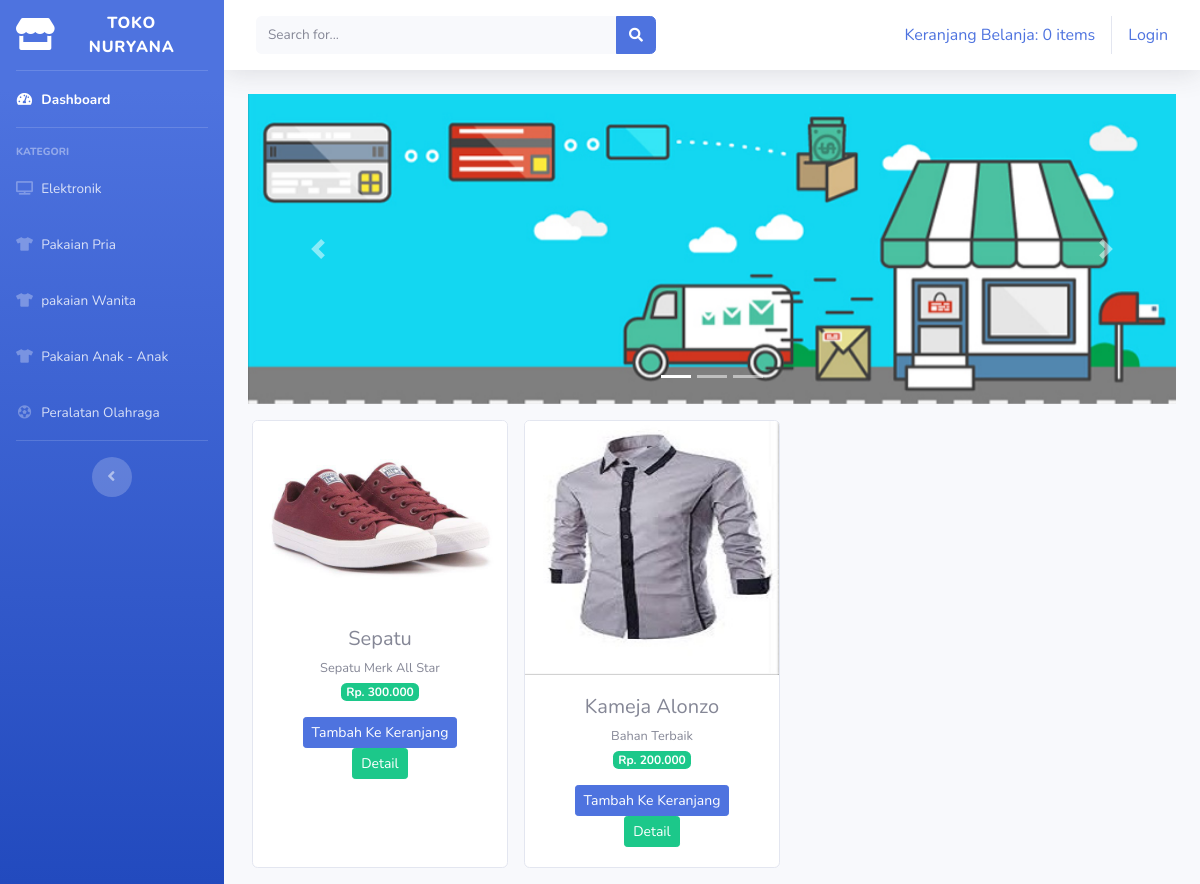
The page /index.php/kategori/pakaian_pria on the database its author committed.
### tables this page shows
CREATE TABLE `tb_barang` (
  `id_brg` int(11) NOT NULL,
  `nama_brg` varchar(120) NOT NULL,
  `keterangan` varchar(256) NOT NULL,
  `kategori` varchar(60) NOT NULL,
  `harga` int(11) NOT NULL,
  `stok` int(11) NOT NULL,
  `gambar` text NOT NULL
);

### application/controllers/kategori.php (called while the page is built, shortened)
<?php
 class Kategori extends CI_Controller{
 	public function pakaian_pria()
 	{
 		$data['pakaian_pria'] = $this->model_kategori->data_pakaian_pria()->result();
 		$this->load->view('templates/header');
		$this->load->view('templates/sidebar');
		$this->load->view('pakaian_pria', $data);
		$this->load->view('templates/footer');
 	}
 }

### index.php (called while the page is built, shortened)
<?php
require_once BASEPATH.'core/CodeIgniter.php';

### application/models/model_kategori.php (called while the page is built, shortened)
<?php
class Model_kategori extends CI_Model{
	public function data_pakaian_pria()
	{
		return $this->db->get_where('tb_barang', array('kategori' => 'pakaian pria' ));
	}
}

### application/views/pakaian_pria.php (the view, shortened to what this page needs)
<div class="container-fluid">
  <div id="carouselExampleIndicators" class="carousel slide" data-ride="carousel">
  <ol class="carousel-indicators">
    <li data-target="#carouselExampleIndicators" data-slide-to="0" class="active"></li>
    <li data-target="#carouselExampleIndicators" data-slide-to="1"></li>
    <li data-target="#carouselExampleIndicators" data-slide-to="2"></li>
  </ol>
  <div class="carousel-inner">
    <div class="carousel-item active">
      <img src="<?php echo base_url('assets/img/slider1.jpg')?>" class="d-block w-100" alt="...">
    </div>
  </div>
  <a class="carousel-control-prev" href="#carouselExampleIndicators" role="button" data-slide="prev">
    <span class="carousel-control-prev-icon" aria-hidden="true"></span>
  </a>
  <a class="carousel-control-next" href="#carouselExampleIndicators" role="button" data-slide="next">
    <span class="carousel-control-next-icon" aria-hidden="true"></span>
  </a>
</div>
  <div class="row text-center mt-3">
    <?php foreach ($pakaian_pria as $brg) : ?>
<div class="card ml-3 mb-3" style="width: 16rem;">
  <img src="<?php echo base_url().'/uploads/'.$brg->gambar ?>" class="card-img-top" alt="..." style=" height:">
  <div class="card-body">
    <h5 class="card-title mb-1"><?php echo $brg->nama_brg?></h5>
    <small><?php echo $brg->keterangan?></small><br>
   <span class="badge badge-success mb-3">Rp. <?php echo number_format($brg->harga, 0, ',','.') ?></span>
    <?php echo anchor('dashboard/tambah_ke_keranjang/'. $brg->id_brg,'<div class="btn btn-sm btn-primary">Tambah Ke Keranjang</div>')?>
    <?php echo anchor('dashboard/detail/'. $brg->id_brg,'<div class="btn btn-sm btn-success">Detail</div>')?>
  </div>
</div>
<?php endforeach; ?>
</div>
</div>

### rows shown on the page
tb_barang: gambar (picture), nama_brg "Sepatu", keterangan "Sepatu Merk All Star", harga "300.000", id_brg "Tambah Ke Keranjang", id_brg "Detail"
tb_barang: gambar (picture), nama_brg "Kameja Alonzo", keterangan "Bahan Terbaik", harga "200.000", id_brg "Tambah Ke Keranjang", id_brg "Detail"

### other values the page prints
anchor('dashboard/detail_keranjang', $keranjang) "Keranjang Belanja: 0 items"
anchor('auth/login', 'Login') "Login"
